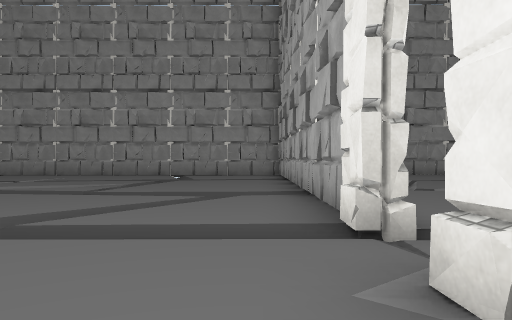
view 1 (above)

16 first-person views from a walk through a scene from a Unity 3-D project. The camera is 1.3 m above the floor, looks level and sees 70° across. Doors are open. The floor is counted in squares, 2 m on a side. Each view is taken from the middle of a square. On the plan, view 1 faces up. The plan holds only what a view shows up to about 11 squares ahead; the rest is blank. The place goes on beyond the plan. The player is left out. Some surface patterns are stand-ins.

view 2
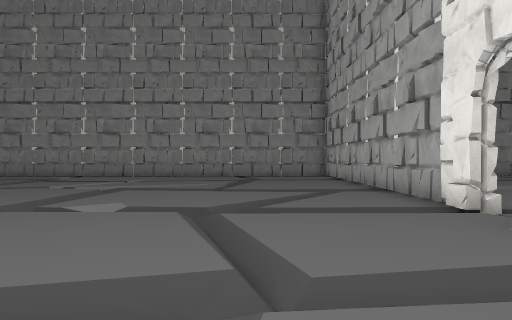

view 3
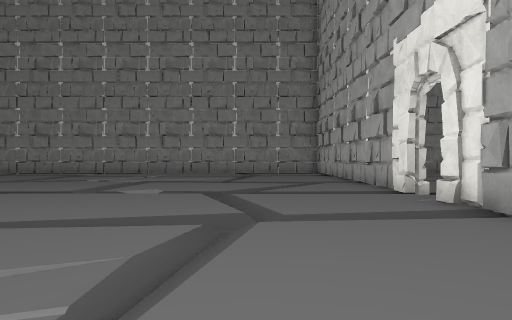

view 4
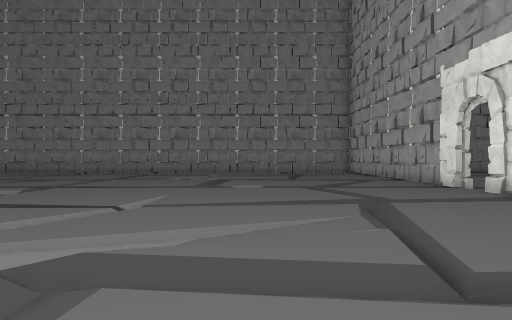

view 5
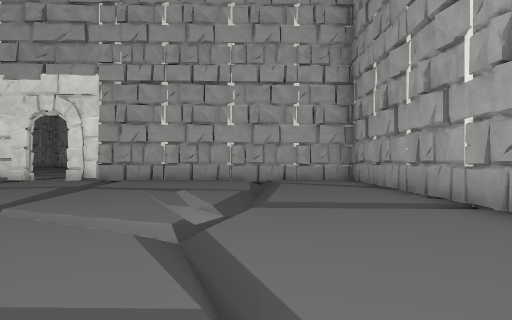

view 6
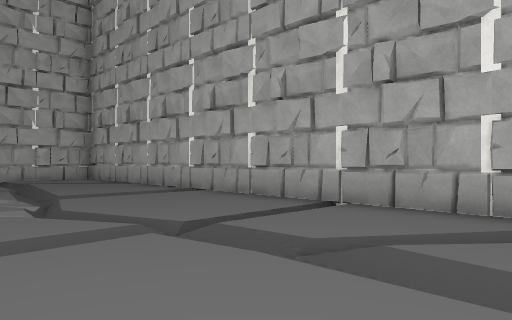

view 7
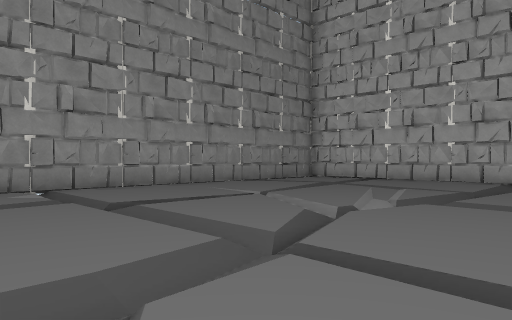

view 8
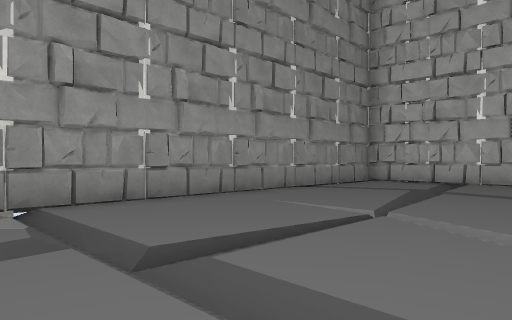

view 9
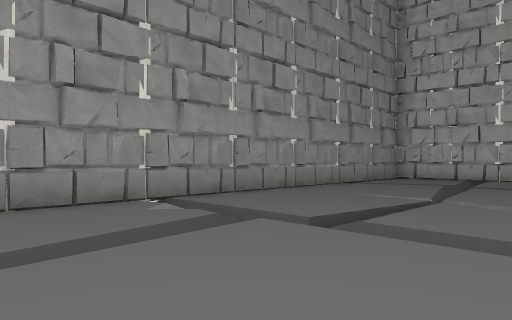

view 10
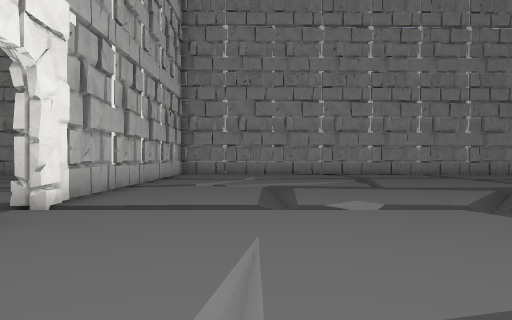

view 11
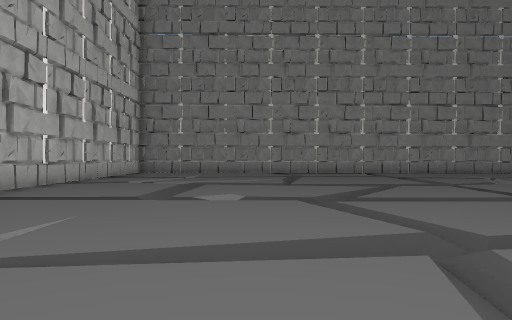

view 12
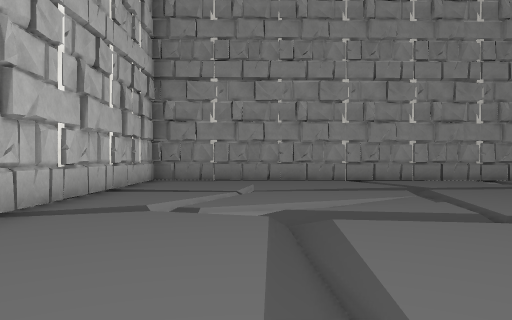

view 13
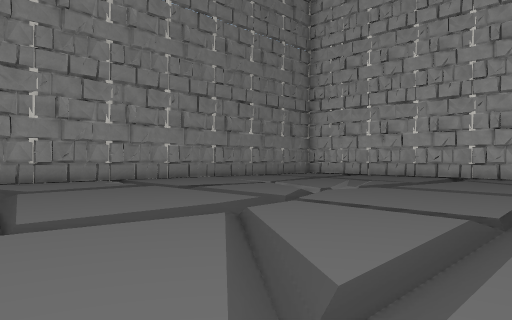

view 14
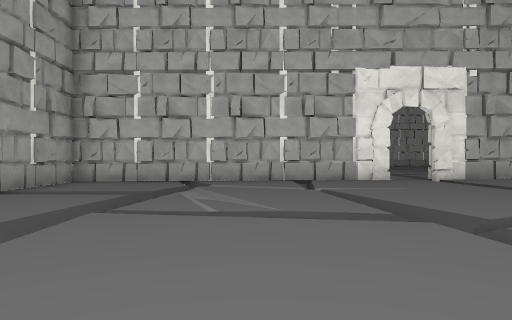

view 15
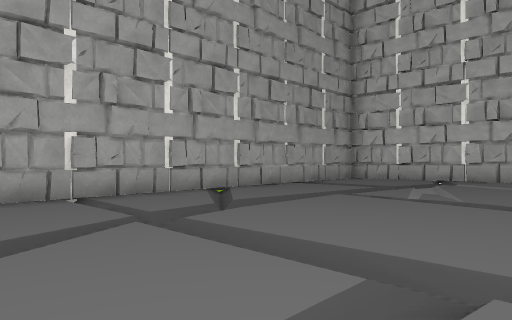

view 16
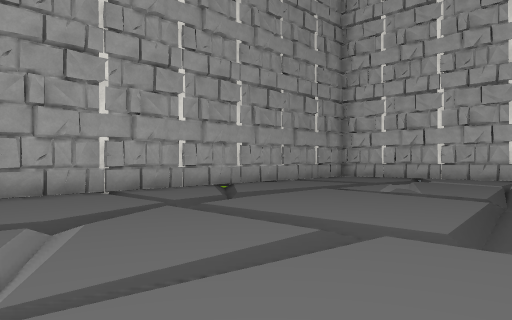

### Floor plan
Key: @ floor where view 1 was taken; # wall or solid block; . main floor; - floor 0.25 m lower than the main floor; _ floor 0.5 m lower than the main floor; / step, stairs or slope; D open door.
Columns run from 12 left of view 1 to 18 right of it. Each row starts with its distance up from view 1.
 13  ########################
 12  ../.........#.....-.../
 11  ../.........#...../.../.
 10 ////.....////#...../////...
  9 .../////.....#///../.../////
  8  ../../......#./...-..././...
  7 ..././////...#.///./..././//..
  6  ////.///////#..////////..////
  5  /./.../.../.#../...././../..--
  4  ../.../../..#../.../../../---/
  3   ///////////#/////////////
  2   ./...../...D...../...
  1    /.........#...../..-/- -
  0     .....///@#..-../////--
 -1     ////.....#///.-/---////
 -2 . ./../......#./.------/-/-
 -3  .././////...#.///-----/-/
 -4 /////.///////#--////////--
 -5 ././.../.../.#--/----/----
 -6  ....../.....#------_-----
 -7  #########################

Where each view was taken, in squares from view 1:
view 1: 0 up, 0 right, facing up
view 2: 2 down, 2 left, facing up
view 3: 4 down, 2 left, facing up
view 4: 6 down, 4 left, facing up
view 5: 4 down, 10 left, facing right
view 6: 2 down, 12 left, facing down-right
view 7: 4 up, 11 left, facing up-right
view 8: 7 up, 10 left, facing up-right
view 9: 7 up, 12 left, facing up-right
view 10: 2 down, 4 right, facing up
view 11: 3 down, 6 right, facing up
view 12: 2 up, 4 right, facing up
view 13: 2 up, 6 right, facing up-right
view 14: 2 down, 11 right, facing left
view 15: 0 up, 13 right, facing down-left
view 16: 1 up, 14 right, facing down-left
